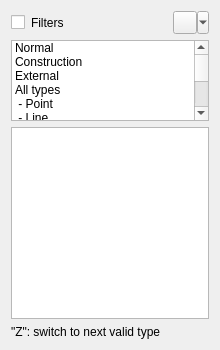
<?xml version="1.0" encoding="UTF-8"?>
<ui version="4.0">
 <class>SketcherGui::TaskSketcherElements</class>
 <widget class="QWidget" name="SketcherGui::TaskSketcherElements">
  <property name="geometry">
   <rect>
    <x>0</x>
    <y>0</y>
    <width>220</width>
    <height>400</height>
   </rect>
  </property>
  <property name="sizePolicy">
   <sizepolicy hsizetype="Preferred" vsizetype="MinimumExpanding">
    <horstretch>0</horstretch>
    <verstretch>0</verstretch>
   </sizepolicy>
  </property>
  <property name="maximumSize">
   <size>
    <width>16777215</width>
    <height>350</height>
   </size>
  </property>
  <property name="windowTitle">
   <string>Form</string>
  </property>
  <layout class="QVBoxLayout" name="verticalLayout">
   <item>
    <layout class="QHBoxLayout" name="horizontalLayout1">
     <item>
      <widget class="QCheckBox" name="filterBox">
       <property name="toolTip">
        <string>Check to activate filters</string>
       </property>
       <property name="styleSheet">
        <string notr="true">padding-bottom: 0px; margin-bottom: 0px</string>
       </property>
       <property name="text">
        <string>Filters</string>
       </property>
       <property name="checked">
        <bool>false</bool>
       </property>
      </widget>
     </item>
     <item>
      <widget class="QToolButton" name="settingsButton">
       <property name="sizePolicy">
        <sizepolicy hsizetype="Maximum" vsizetype="Fixed">
         <horstretch>0</horstretch>
         <verstretch>0</verstretch>
        </sizepolicy>
       </property>
       <property name="toolTip">
        <string>Settings</string>
       </property>
       <property name="text">
        <string/>
       </property>
       <property name="icon">
        <iconset resource="Resources/Sketcher.qrc">
        <normaloff>:/icons/dialogs/Sketcher_Settings.svg</normaloff>:/icons/dialogs/Sketcher_Settings.svg</iconset>
       </property>
       <property name="popupMode">
        <enum>QToolButton::MenuButtonPopup</enum>
       </property>
      </widget>
     </item>
    </layout>
   </item>
   <item>
    <widget class="QListWidget" name="listMultiFilter">
     <property name="sizePolicy">
      <sizepolicy hsizetype="Expanding" vsizetype="Expanding">
       <horstretch>0</horstretch>
       <verstretch>0</verstretch>
      </sizepolicy>
     </property>
     <property name="styleSheet">
      <string notr="true">padding-top: 0px; margin-top: 0px</string>
     </property>
     <property name="sizeAdjustPolicy">
      <enum>QAbstractScrollArea::AdjustToContents</enum>
     </property>
     <property name="selectionMode">
      <enum>QAbstractItemView::NoSelection</enum>
     </property>
     <property name="modelColumn">
      <number>0</number>
     </property>
     <item>
      <property name="text">
       <string>Normal</string>
      </property>
     </item>
     <item>
      <property name="text">
       <string>Construction</string>
      </property>
     </item>
     <item>
      <property name="text">
       <string>External</string>
      </property>
     </item>
     <item>
      <property name="text">
       <string>All types</string>
      </property>
     </item>
     <item>
      <property name="text">
       <string> - Point</string>
      </property>
     </item>
     <item>
      <property name="text">
       <string> - Line</string>
      </property>
     </item>
     <item>
      <property name="text">
       <string> - Circle</string>
      </property>
     </item>
     <item>
      <property name="text">
       <string> - Ellipse </string>
      </property>
     </item>
      <item>
      <property name="text">
       <string> - Arc</string>
      </property>
     </item>
     <item>
      <property name="text">
       <string> - Arc of ellipse</string>
      </property>
     </item>
     <item>
      <property name="text">
       <string> - Arc of hyperbola</string>
      </property>
     </item>
     <item>
      <property name="text">
       <string> - Arc of parabola</string>
      </property>
     </item>
     <item>
      <property name="text">
       <string> - B-Spline</string>
      </property>
     </item>
    </widget>
   </item>
   <item>
    <widget class="ElementView" name="listWidgetElements">
     <property name="sizePolicy">
      <sizepolicy hsizetype="Expanding" vsizetype="Expanding">
       <horstretch>0</horstretch>
       <verstretch>0</verstretch>
      </sizepolicy>
     </property>
     <property name="modelColumn">
      <number>0</number>
     </property>
    </widget>
   </item>
   <item>
    <widget class="QLabel" name="Explanation">
     <property name="sizePolicy">
      <sizepolicy hsizetype="Expanding" vsizetype="Fixed">
       <horstretch>0</horstretch>
       <verstretch>0</verstretch>
      </sizepolicy>
     </property>
     <property name="text">
      <string notr="true">&lt;html&gt;&lt;head/&gt;&lt;body&gt;&lt;p&gt;&amp;quot;Z&amp;quot;: switch to next valid type&lt;/p&gt;&lt;/body&gt;&lt;/html&gt;</string>
     </property>
    </widget>
   </item>
  </layout>
 </widget>
 <customwidgets>
  <customwidget>
   <class>ElementView</class>
   <extends>QListWidget</extends>
   <header location="global">QListWidget</header>
  </customwidget>
 </customwidgets>
 <resources/>
 <connections/>
</ui>
